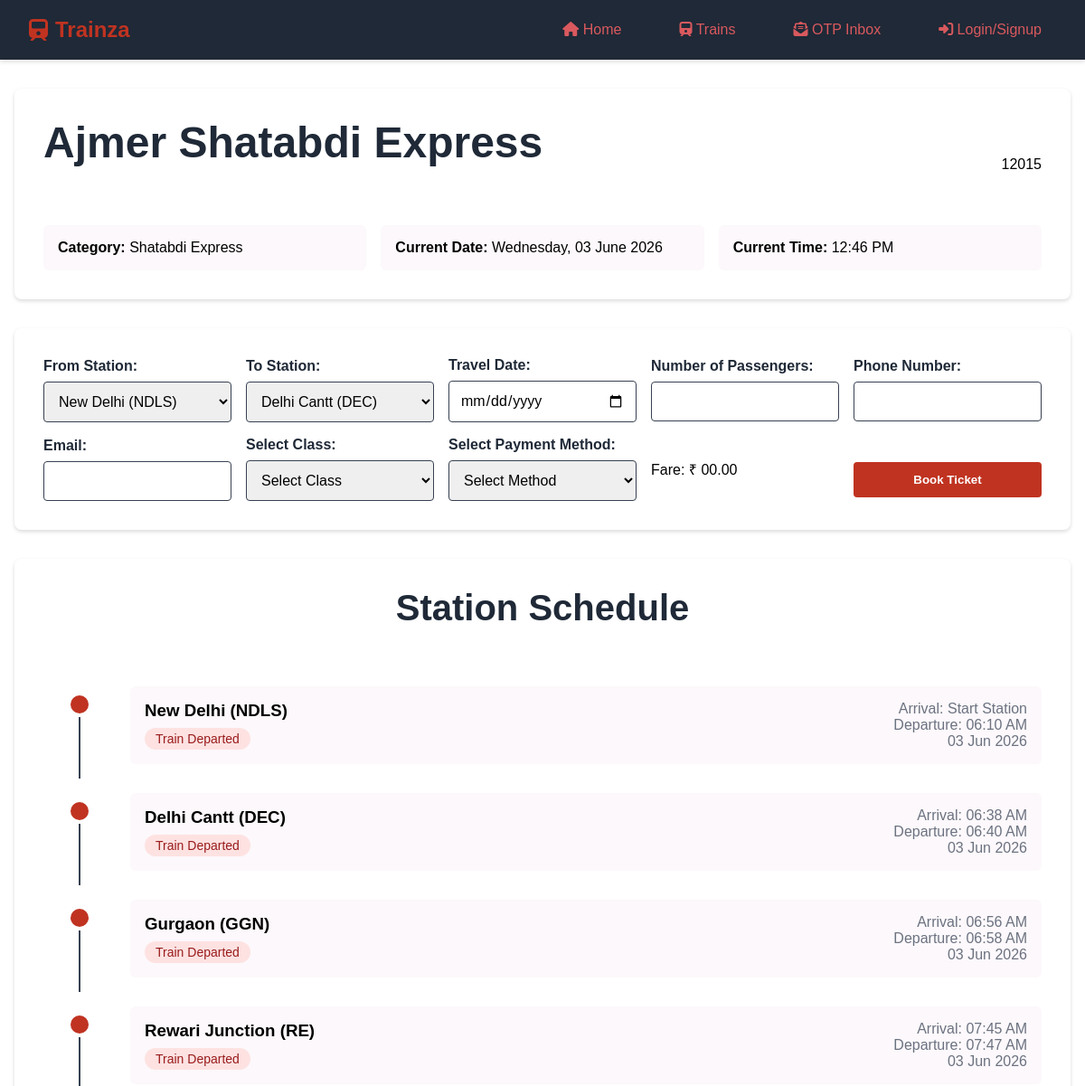
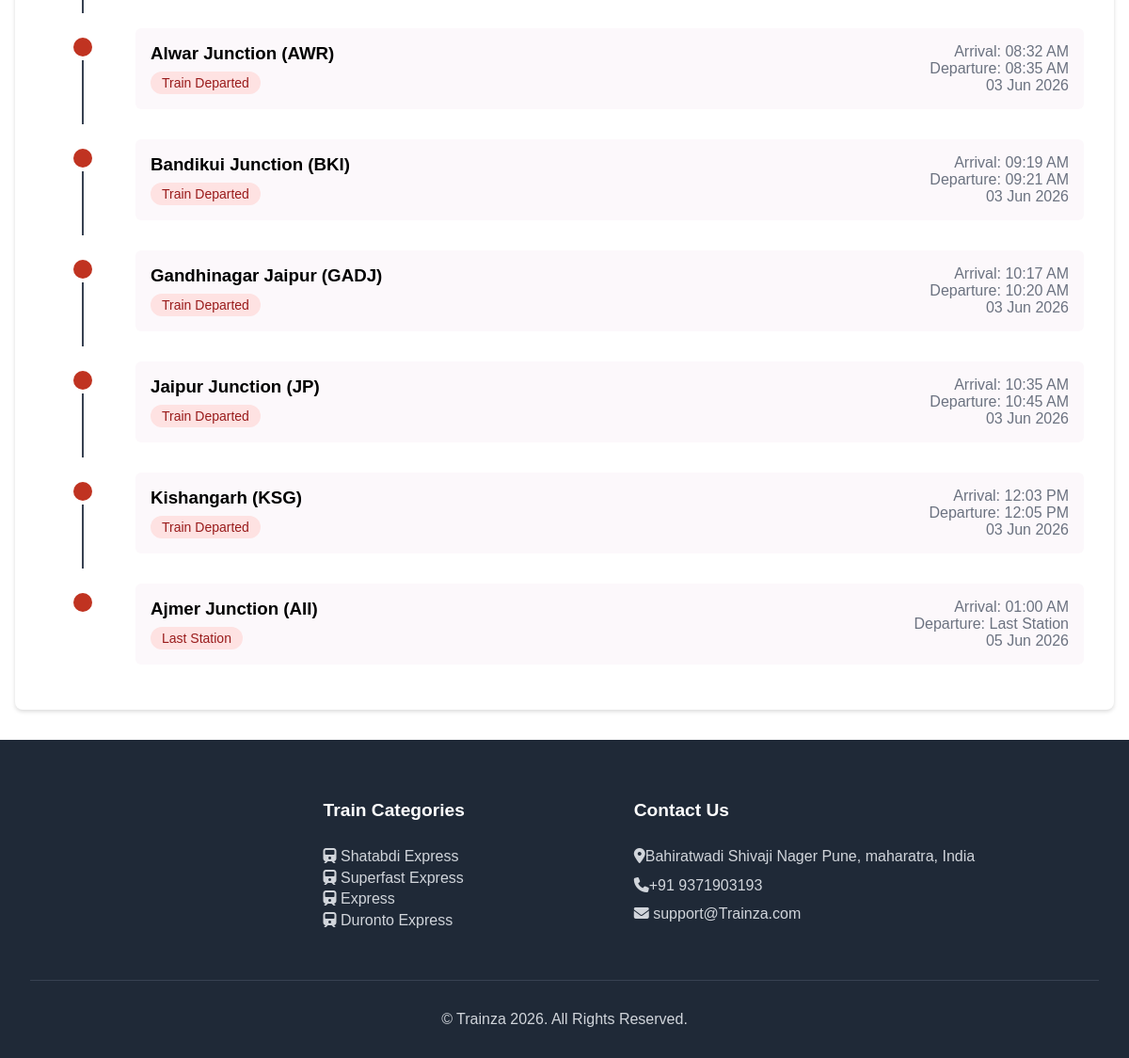
Screenshot of /train-details.php?id=1 with the database file from the repository (2 pictures, top to bottom).
### tables this page shows
CREATE TABLE `trains` (
  `id` int(11) NOT NULL,
  `train_name` varchar(255) NOT NULL,
  `train_number` varchar(50) NOT NULL,
  `category` varchar(50) DEFAULT NULL
);

CREATE TABLE `train_stations` (
  `id` int(11) NOT NULL,
  `train_id` int(11) NOT NULL,
  `station_name` varchar(255) NOT NULL,
  `arrival_time` time DEFAULT NULL,
  `departure_time` time DEFAULT NULL,
  `stop_order` int(11) NOT NULL
);

### include/_train-details.php (called while the page is built, shortened)
<?php
require_once 'include/db.php';
$trainId = isset($_GET['id']) ? (int)$_GET['id'] : 0;
$currentDate = date("Y-m-d");
$trainQuery = "SELECT * FROM trains WHERE id = ?";
$trainStmt = $conn->prepare($trainQuery);
$trainStmt->bind_param("i", $trainId);
$trainStmt->execute();
$trainResult = $trainStmt->get_result();
$trainDetails = $trainResult->fetch_assoc();
$stationQuery = "SELECT * FROM train_stations WHERE train_id = ? ORDER BY stop_order";
$stationStmt = $conn->prepare($stationQuery);
$stationStmt->bind_param("i", $trainId);
$stationStmt->execute();
$stationsResult = $stationStmt->get_result();
$stations = [];
while ($row = $stationsResult->fetch_assoc()) {
    $stations[] = $row;
}

### train-details.php (the view, shortened to what this page needs)
<?php require 'include/_train-details.php'; ?>
<!DOCTYPE html>
<html lang="en">
<head>
    <link rel="stylesheet" href="https://cdnjs.cloudflare.com/ajax/libs/font-awesome/6.4.0/css/all.min.css">
    <link rel="stylesheet" href="css/global.css">
    <link rel="stylesheet" href="css/train-details.css">
</head>
<body>
    <?php include "include/nav.php" ?>
    <main>
        <section class="train-header">
            <div class="train-title">
                <h1><?= htmlspecialchars($trainDetails['train_name']) ?></h1>
                <span class="train-number"><?= htmlspecialchars($trainDetails['train_number']) ?></span>
            </div>
            <div class="train-info">
                <div class="info-card">
                    <strong>Category:</strong> <?= htmlspecialchars($trainDetails['category']) ?>
                </div>
                <div class="info-card">
                    <strong>Current Date:</strong> <?= date("l, d F Y") ?>
                </div>
                <div class="info-card">
                    <strong>Current Time:</strong> <?= date("h:i A") ?>
                </div>
            </div>
        </section>
        <section class="form-section">
            <form method="POST">
                <div class="form-group">
                    <label for="from_station">From Station:</label>
                    <select name="from_station" id="from_station" required>
                        <?php foreach (array_slice($stations, 0, -1) as $station): ?>
                            <option value="<?= htmlspecialchars($station['station_name']) ?>"> <?= htmlspecialchars($station['station_name']) ?> </option>
                        <?php endforeach; ?>
                    </select>
                </div>
                <div class="form-group">
                    <label for="to_station">To Station:</label>
                    <select name="to_station" id="to_station" required>
                        <?php foreach (array_slice($stations, 1) as $station): ?>
                            <option value="<?= htmlspecialchars($station['station_name']) ?>">
                                <?= htmlspecialchars($station['station_name']) ?>
                            </option>
                        <?php endforeach; ?>
                    </select>
                </div>
                <div class="form-group">
                    <label for="travel_date">Travel Date:</label>
                    <input type="date" name="travel_date" id="travel_date" min="<?= $currentDate ?>" required>
                </div>
                <div class="form-group">
                    <label for="passengers_count">Number of Passengers:</label>
                    <input type="number" name="passengers_count" id="passengers_count" min="1" required>
                </div>
                <div class="form-group">
                    <label for="phone_number">Phone Number:</label>
                    <input type="text" name="phone_number" id="phone_number" required>
                </div>
                <div class="form-group">
                    <label for="email">Email:</label>
                    <input type="email" name="email" id="email" required>
                </div>
                <div class="form-group">
                    <label for="class" class="form-label">Select Class:</label>
                    <select name="class" id="class" class="form-select" required>
                        <option value="" disabled selected>Select Class</option>
                    </select>
                </div>
                <div class="form-group">
                    <label for="payment_method" class="form-label">Select Payment Method:</label>
                    <select name="payment_method" id="payment_method" class="form-select" required>
                        <option value="" disabled selected>Select Method</option>
                    </select>
                </div>
                <div class="form-group">
                    <span id="fareDisplay">Fare: ₹ 00.00</span>
                </div>
                <div class="form-group">
                    <button class="action-btn"
                        <?php echo isset($_SESSION['user_id']) ? 'type="submit"' : 'onclick="loginRedirect()"' ?>>
                        Book Ticket
                    </button>
                </div>
            </form>
        </section>
        <section class="station-timeline">
            <h2>Station Schedule</h2>
            <?php
            $prevDate = $currentDate;
            $totalStations = count($stations);
            $currentIndex = 0;
            $prevDepartureTime = null;
            foreach ($stations as $station):
                $currentIndex++;
                $arrivalTime = strtotime($station['arrival_time']);
                $departureTime = strtotime($station['departure_time']);
                if ($prevDepartureTime !== null && $arrivalTime < $prevDepartureTime) {
                    $prevDate = date('Y-m-d', strtotime($prevDate . ' +1 day'));
                }
                if ($departureTime < $arrivalTime) {
                    $prevDate = date('Y-m-d', strtotime($prevDate . ' +1 day'));
                }
                $canBook = ($currentIndex < $totalStations) && (strtotime($prevDate . ' ' . $station['departure_time']) > time());
                $prevDepartureTime = $departureTime;
            ?>
                <div class="timeline-item">
                    <div class="station-dot"></div>
                    <div class="station-info">
                        <div>
                            <h3><?= htmlspecialchars($station['station_name']) ?></h3>
                            <span class="booking-status
            <?= $currentIndex == $totalStations ? 'status-unavailable' : ($canBook ? 'status-available' : 'status-unavailable') ?>">
                                <?= $currentIndex == $totalStations ? 'Last Station' : ($canBook ? 'Booking Available' : 'Train Departed') ?>
                            </span>
                        </div>
                        <div class="time-info">
                            <div>Arrival: <?= $arrivalTime ? date('h:i A', $arrivalTime) : 'Start Station' ?></div>
                            <div>Departure: <?= $departureTime ? date('h:i A', $departureTime) : 'Last Station' ?></div>
                            <div>
                                <?= date('d M Y', strtotime($prevDate)) ?>
                            </div>
                        </div>
                    </div>
                </div>
            <?php endforeach; ?>
    </main>
    <?php include "include/footer.php" ?>
</body>
</html>

### css/global.css (style rules this page uses)
:root { --primary-color: #c03321; --primary-hover: #dd3636; --primary-light: #eaf0f6; --text-color: #d9595e; --text-dark: #1f2937; --text-light: #6b7280; --bg-light: #fcf8fb; --bg-dark: #1f2937; --bg-white: #fff; --border-color: #374151; --shadow-color: rgba(0, 0, 0, 0.144); --shadow-hover: rgba(0, 0, 0, 0.15); --hero-overlay: rgba(0, 0, 0, 0.66); --shadow-primary: rgba(37, 99, 235, 0.2); --shadow-primary-hover: rgba(37, 99, 235, 0.3); }
* { margin: 0; padding: 0; box-sizing: border-box; font-family: "Arial", sans-serif; }
main { max-width: 1200px; margin: 2rem auto; padding: 0 1rem; }
h1 { font-size: 3rem; }
.form-section { background: var(--bg-white); padding: 2rem; border-radius: 8px; box-shadow: 0 2px 4px var(--shadow-color); margin-bottom: 2rem; }
form { display: grid; grid-template-columns: repeat(auto-fit, minmax(200px, 1fr)); gap: 1rem; }
.form-group { display: flex; flex-direction: column; gap: 0.5rem; justify-content: center; }
.form-group label { font-weight: 600; color: var(--text-dark); }
.form-group input, .form-group select { padding: 0.75rem; border: 1px solid var(--border-color); border-radius: 4px; font-size: 1rem; }
.action-btn { background: var(--primary-color); color: white; padding: 0.75rem 1.5rem; border: none; border-radius: 4px; cursor: pointer; font-weight: 600; transition: all 0.3s; margin-top: 1.5rem; }

### css/train-details.css (style rules this page uses)
.train-header { background: var(--bg-white); padding: 2rem; border-radius: 8px; box-shadow: 0 2px 4px var(--shadow-color); margin-bottom: 2rem; }
.train-title { display: flex; justify-content: space-between; align-items: center; margin-bottom: 1rem; }
.train-info { display: grid; grid-template-columns: repeat(auto-fit, minmax(200px, 1fr)); gap: 1rem; margin-top: 1rem; }
.info-card { background: var(--bg-light); padding: 1rem; border-radius: 6px; }
.station-timeline { background: var(--bg-white); padding: 2rem; border-radius: 8px; box-shadow: 0 2px 4px var(--shadow-color); margin-bottom: 2rem; }
.timeline-item { display: grid; grid-template-columns: 80px 1fr; gap: 1rem; padding: 1rem 0; position: relative; }
.timeline-item:not(:last-child)::after { content: ''; position: absolute; left: 39px; top: 50px; bottom: 0; width: 2px; background: var(--border-color); }
.station-dot { width: 20px; height: 20px; background: var(--primary-color); border-radius: 50%; margin: 10px auto; }
.station-info { display: flex; justify-content: space-between; align-items: start; background: var(--bg-light); padding: 1rem; border-radius: 6px; }
.time-info { text-align: right; color: var(--text-light); }
.booking-status { display: inline-block; padding: 0.25rem 0.75rem; border-radius: 20px; font-size: 0.875rem; margin-top: 0.5rem; }
.status-unavailable { background: #fee2e2; color: #991b1b; }

### rows the page displays
trains: train_name "Ajmer Shatabdi Express", train_number "12015", category "Shatabdi Express"
train_stations: station_name "New Delhi (NDLS)", shows "Train Departed", shows "Start Station", departure_time "06:10 AM"
train_stations: station_name "Delhi Cantt (DEC)", shows "Train Departed", arrival_time "06:38 AM", departure_time "06:40 AM"
train_stations: station_name "Gurgaon (GGN)", shows "Train Departed", arrival_time "06:56 AM", departure_time "06:58 AM"
train_stations: station_name "Rewari Junction (RE)", shows "Train Departed", arrival_time "07:45 AM", departure_time "07:47 AM"
train_stations: station_name "Alwar Junction (AWR)", shows "Train Departed", arrival_time "08:32 AM", departure_time "08:35 AM"
train_stations: station_name "Bandikui Junction (BKI)", shows "Train Departed", arrival_time "09:19 AM", departure_time "09:21 AM"
train_stations: station_name "Gandhinagar Jaipur (GADJ)", shows "Train Departed", arrival_time "10:17 AM", departure_time "10:20 AM"
train_stations: station_name "Jaipur Junction (JP)", shows "Train Departed", arrival_time "10:35 AM", departure_time "10:45 AM"
train_stations: station_name "Kishangarh (KSG)", shows "Train Departed", arrival_time "12:03 PM", departure_time "12:05 PM"
train_stations: station_name "Ajmer Junction (AII)", shows "Last Station", arrival_time "01:00 AM", prevDate "05 Jun 2026"

### other values shown
$category "Shatabdi Express"
$category "Superfast Express"
$category "Express"
$category "Duronto Express"
form field from_station "New Delhi (NDLS)"
